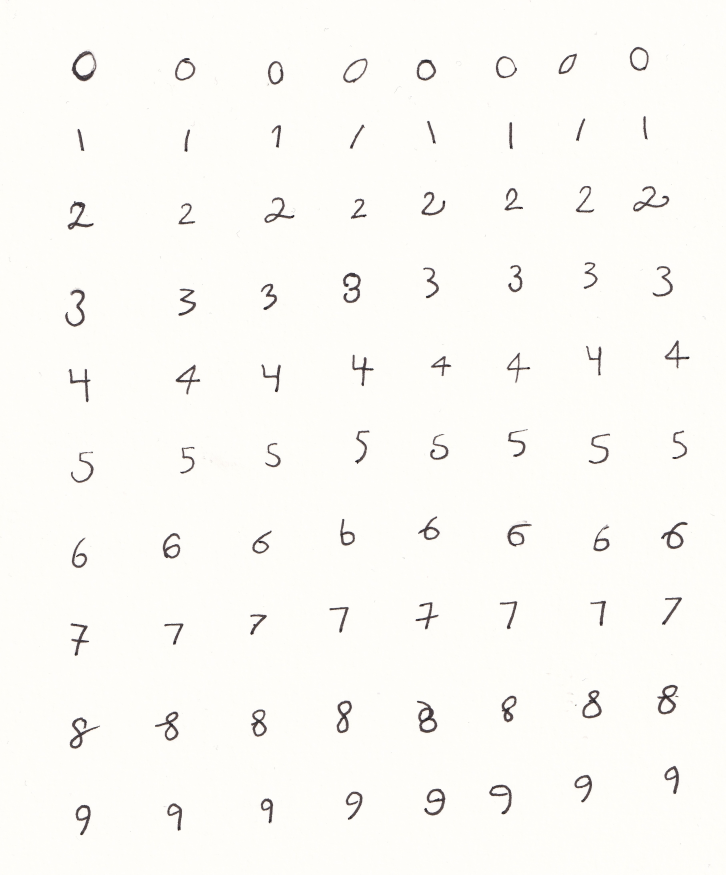
#> input picture Kunskapskontroll2/Digits_test_MHN.jpg, 3629 x 4374 px, found by its file name (shown at 1/5 size)
$ jupyter execute 'Auto-Segment the Digits.ipynb'
#> lines starting #> are read from the running program, lines starting #| are printed output that depends on the picture; after the words box and inside, x2 and y2 are one past the last pixel; in counts of white or black regions, pixels touching at a corner belong together
[cell 1]
import cv2
import numpy as np
import matplotlib.pyplot as plt
import os
import glob

[cell 2]
import cv2
print("OpenCV Version:", cv2.__version__)

[cell 3]
image = cv2.imread(r"C:\Users\marya\Desktop\Machine Learning\Kunskapskontroll_2\Kunskapskontroll 2\Digits_test_MHN.jpg", cv2.IMREAD_GRAYSCALE)
#> image: shape (4374, 3629); min 0, max 255, mean 250.2

# Convert grayscale to RGB (although grayscale has no color channels)
img_rgb = cv2.cvtColor(image, cv2.COLOR_GRAY2RGB)

# Display the image
plt.imshow(img_rgb, cmap="gray")  # Use 'gray' to display grayscale images correctly
plt.axis("off")  # Hide axis
plt.show()

[cell 4]
# Define folder path
digit_images = r"C:\Users\marya\Desktop\Machine Learning\Kunskapskontroll_2\Kunskapskontroll 2\digit_images"

# Create folder if it doesn't exist
os.makedirs(digit_images, exist_ok=True)

print(f"Folder created (or already exists): {digit_images}")

[cell 5]
import cv2
import numpy as np
import os

# Set paths
image_path = r"C:\Users\marya\Desktop\Machine Learning\Kunskapskontroll_2\Kunskapskontroll 2\Digits_test_MHN.jpg"
digit_images = r"C:\Users\marya\Desktop\Machine Learning\Kunskapskontroll_2\Kunskapskontroll 2\digit_images"
os.makedirs(digit_images, exist_ok=True)

# Load image and preprocess
image = cv2.imread(image_path, cv2.IMREAD_GRAYSCALE)
_, binary = cv2.threshold(image, 128, 255, cv2.THRESH_BINARY_INV)
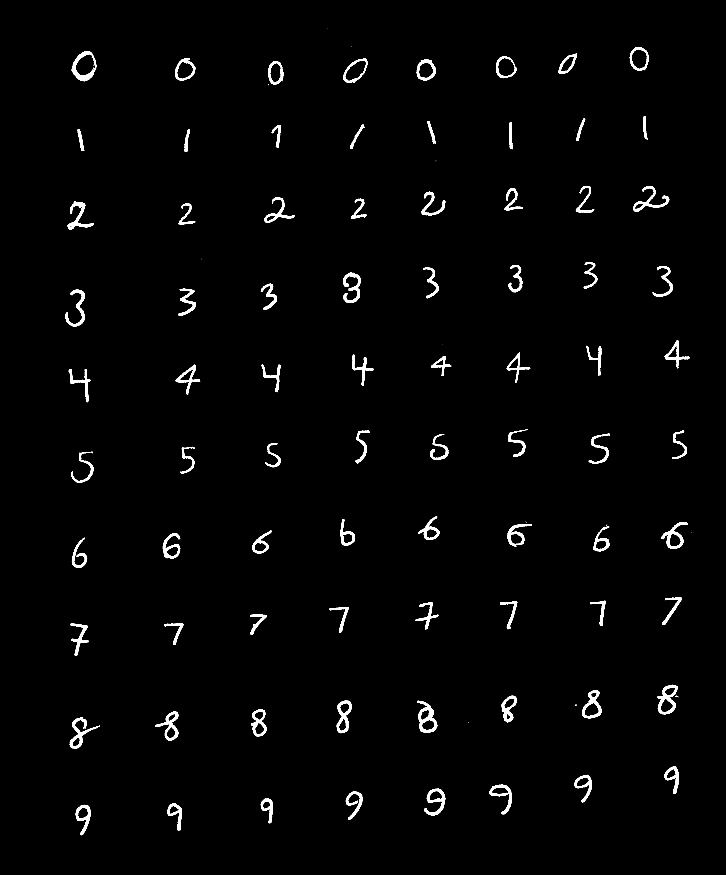
#> binary: shape (4374, 3629) (shown at 1/5 size); 1.5% white; 134 white regions (50 under 20 px)

# Find contours (digits)
contours, _ = cv2.findContours(binary, cv2.RETR_EXTERNAL, cv2.CHAIN_APPROX_SIMPLE)
#> contours = 118 contours, 35 with area under 20; largest, box (x1, y1, x2, y2) and area: (359, 255, 482, 406) 12863, (2085, 3504, 2186, 3664) 9368, (3287, 3424, 3389, 3571) 9315, (1716, 292, 1837, 414) 9114, (3149, 235, 3243, 354) 8498

# Sort contours by bounding box (top-to-bottom, left-to-right)
bounding_boxes = [cv2.boundingRect(c) for c in contours]
#> bounding_boxes = 118 items, first 6: (1355, 4114, 1, 1), (378, 4024, 75, 152), (836, 4017, 74, 136), (1304, 3992, 61, 125), (1729, 3958, 84, 141), (2121, 3943, 105, 134)
contours, bounding_boxes = zip(*sorted(zip(contours, bounding_boxes), key=lambda b: (b[1][1] // 40, b[1][0])))
#> bounding_boxes = 118 items, first 6: (1639, 144, 1, 1), (1755, 231, 2, 1), (3149, 235, 94, 119), (359, 255, 123, 151), (2793, 268, 91, 102), (470, 290, 2, 1)

# Define digit labels manually
actual_digits = [digit for digit in range(10) for _ in range(8)]
#> actual_digits = 80 values from 0 to 9

# Filtering parameters (relaxed)
MIN_AREA, MAX_AREA = 100, 25000
PADDING = 5

valid_digit_count = 0

# Process and save each contour with safeguard
for i, (cnt, (x, y, w, h)) in enumerate(zip(contours, bounding_boxes)):
    area = w * h

    if area < MIN_AREA or area > MAX_AREA:
        continue

    # Check to avoid index error
    if valid_digit_count >= len(actual_digits):
        print("⚠️ Reached maximum digit count. Stopping.")
        break

    # Apply padding
    x, y = max(0, x - PADDING), max(0, y - PADDING)
    w, h = min(binary.shape[1] - x, w + 2 * PADDING), min(binary.shape[0] - y, h + 2 * PADDING)

    digit = binary[y:y+h, x:x+w]
    digit_resized = cv2.resize(digit, (28, 28))

    actual_digit = actual_digits[valid_digit_count]
    filename = f"{actual_digit}_{valid_digit_count}.png"
    cv2.imwrite(os.path.join(digit_images, filename), digit_resized)

    valid_digit_count += 1
#> this loop made 117 passes
#> (x, y, w, h, area, actual_digit, filename) on passes 3, 4, 5, 8, 9, 10, 11, 12, 17, 18, 19, 20: (3144, 230, 104, 129, 11186, 0, '0_0.png'), (354, 250, 133, 161, 18573, 0, '0_1.png'), (2788, 263, 101, 112, 9282, 0, '0_2.png'), (870, 285, 112, 122, 11424, 0, '0_3.png'), (1335, 300, 87, 128, 9086, 0, '0_4.png'), (1711, 287, 131, 132, 14762, 0, '0_5.png'), (2079, 292, 106, 116, 10176, 0, '0_6.png'), (2475, 276, 114, 120, 11440, 0, '0_7.png'), (2875, 587, 56, 123, 5198, 1, '1_8.png'), (3211, 576, 32, 127, 2574, 1, '1_9.png'), (1353, 621, 57, 122, 5264, 1, '1_10.png'), (1745, 618, 82, 131, 8712, 1, '1_11.png')
#| ⚠️ Reached maximum digit count. Stopping.
#> pass 3, `digit = binary[y:y+h, x:x+w]`:
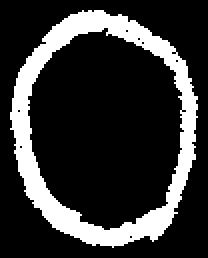
#> digit: shape (129, 104) (shown 2 times larger); 20.5% white; 1 white region, box (x1, y1, x2, y2) and area: (5, 5, 99, 124) 2756
#> pass 3, `digit_resized = cv2.resize(digit, (28, 28))`:
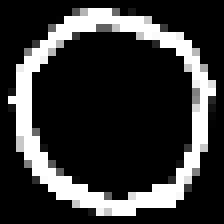
#> digit_resized: shape (28, 28) (shown 8 times larger); min 0, max 255, mean 53.9
#> after the loop:
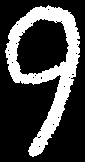
#> digit: shape (162, 85); 26.3% white; 1 white region, box (x1, y1, x2, y2) and area: (5, 5, 80, 157) 3623
#> after the loop, valid_digit_count = 80

print(f"✅ {valid_digit_count} valid digits saved in {digit_images}")
#| ✅ 80 valid digits saved in C:\Users\marya\Desktop\Machine Learning\Kunskapskontroll_2\Kunskapskontroll 2\digit_images
